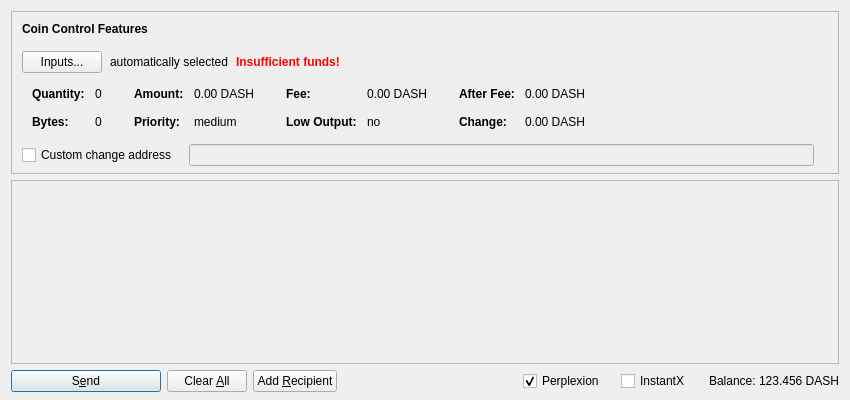
<?xml version="1.0" encoding="UTF-8"?>
<ui version="4.0">
 <class>SendCoinsDialog</class>
 <widget class="QDialog" name="SendCoinsDialog">
  <property name="geometry">
   <rect>
    <x>0</x>
    <y>0</y>
    <width>850</width>
    <height>400</height>
   </rect>
  </property>
  <property name="windowTitle">
   <string>Send Coins</string>
  </property>
  <layout class="QVBoxLayout" name="verticalLayout" stretch="0,1,0">
   <property name="bottomMargin">
    <number>8</number>
   </property>
   <item>
    <widget class="QFrame" name="frameCoinControl">
     <property name="sizePolicy">
      <sizepolicy hsizetype="Expanding" vsizetype="Expanding">
       <horstretch>0</horstretch>
       <verstretch>0</verstretch>
      </sizepolicy>
     </property>
     <property name="maximumSize">
      <size>
       <width>16777215</width>
       <height>16777215</height>
      </size>
     </property>
     <property name="frameShape">
      <enum>QFrame::StyledPanel</enum>
     </property>
     <property name="frameShadow">
      <enum>QFrame::Sunken</enum>
     </property>
     <layout class="QVBoxLayout" name="verticalLayoutCoinControl2">
      <property name="spacing">
       <number>0</number>
      </property>
      <property name="leftMargin">
       <number>0</number>
      </property>
      <property name="topMargin">
       <number>0</number>
      </property>
      <property name="rightMargin">
       <number>0</number>
      </property>
      <property name="bottomMargin">
       <number>6</number>
      </property>
      <item>
       <layout class="QVBoxLayout" name="verticalLayoutCoinControl" stretch="0,0,0,0,1">
        <property name="spacing">
         <number>0</number>
        </property>
        <property name="leftMargin">
         <number>10</number>
        </property>
        <property name="topMargin">
         <number>10</number>
        </property>
        <item>
         <layout class="QHBoxLayout" name="horizontalLayoutCoinControl1">
          <property name="bottomMargin">
           <number>15</number>
          </property>
          <item>
           <widget class="QLabel" name="labelCoinControlFeatures">
            <property name="sizePolicy">
             <sizepolicy hsizetype="Preferred" vsizetype="Maximum">
              <horstretch>0</horstretch>
              <verstretch>0</verstretch>
             </sizepolicy>
            </property>
            <property name="font">
             <font>
              <weight>75</weight>
              <bold>true</bold>
             </font>
            </property>
            <property name="styleSheet">
             <string notr="true">font-weight:bold;</string>
            </property>
            <property name="text">
             <string>Coin Control Features</string>
            </property>
           </widget>
          </item>
         </layout>
        </item>
        <item>
         <layout class="QHBoxLayout" name="horizontalLayoutCoinControl2" stretch="0,0,0,0">
          <property name="spacing">
           <number>8</number>
          </property>
          <property name="bottomMargin">
           <number>10</number>
          </property>
          <item>
           <widget class="QPushButton" name="pushButtonCoinControl">
            <property name="styleSheet">
             <string notr="true"/>
            </property>
            <property name="text">
             <string>Inputs...</string>
            </property>
           </widget>
          </item>
          <item>
           <widget class="QLabel" name="labelCoinControlAutomaticallySelected">
            <property name="text">
             <string>automatically selected</string>
            </property>
            <property name="margin">
             <number>5</number>
            </property>
           </widget>
          </item>
          <item>
           <widget class="QLabel" name="labelCoinControlInsuffFunds">
            <property name="font">
             <font>
              <weight>75</weight>
              <bold>true</bold>
             </font>
            </property>
            <property name="styleSheet">
             <string notr="true">color:red;font-weight:bold;</string>
            </property>
            <property name="text">
             <string>Insufficient funds!</string>
            </property>
            <property name="margin">
             <number>5</number>
            </property>
           </widget>
          </item>
          <item>
           <spacer name="horizontalSpacerCoinControl">
            <property name="orientation">
             <enum>Qt::Horizontal</enum>
            </property>
            <property name="sizeHint" stdset="0">
             <size>
              <width>40</width>
              <height>1</height>
             </size>
            </property>
           </spacer>
          </item>
         </layout>
        </item>
        <item>
         <widget class="QWidget" name="widgetCoinControl" native="true">
          <property name="sizePolicy">
           <sizepolicy hsizetype="Preferred" vsizetype="Preferred">
            <horstretch>0</horstretch>
            <verstretch>0</verstretch>
           </sizepolicy>
          </property>
          <property name="minimumSize">
           <size>
            <width>0</width>
            <height>0</height>
           </size>
          </property>
          <property name="styleSheet">
           <string notr="true"/>
          </property>
          <layout class="QHBoxLayout" name="horizontalLayoutCoinControl5">
           <property name="leftMargin">
            <number>0</number>
           </property>
           <property name="topMargin">
            <number>0</number>
           </property>
           <property name="rightMargin">
            <number>0</number>
           </property>
           <property name="bottomMargin">
            <number>0</number>
           </property>
           <item>
            <layout class="QHBoxLayout" name="horizontalLayoutCoinControl3" stretch="0,0,0,1">
             <property name="spacing">
              <number>20</number>
             </property>
             <property name="topMargin">
              <number>0</number>
             </property>
             <property name="bottomMargin">
              <number>10</number>
             </property>
             <item>
              <layout class="QFormLayout" name="formLayoutCoinControl1">
               <property name="horizontalSpacing">
                <number>10</number>
               </property>
               <property name="verticalSpacing">
                <number>14</number>
               </property>
               <property name="leftMargin">
                <number>10</number>
               </property>
               <property name="topMargin">
                <number>4</number>
               </property>
               <property name="rightMargin">
                <number>6</number>
               </property>
               <item row="0" column="0">
                <widget class="QLabel" name="labelCoinControlQuantityText">
                 <property name="font">
                  <font>
                   <weight>75</weight>
                   <bold>true</bold>
                  </font>
                 </property>
                 <property name="text">
                  <string>Quantity:</string>
                 </property>
                 <property name="margin">
                  <number>0</number>
                 </property>
                </widget>
               </item>
               <item row="0" column="1">
                <widget class="QLabel" name="labelCoinControlQuantity">
                 <property name="cursor">
                  <cursorShape>IBeamCursor</cursorShape>
                 </property>
                 <property name="contextMenuPolicy">
                  <enum>Qt::ActionsContextMenu</enum>
                 </property>
                 <property name="text">
                  <string notr="true">0</string>
                 </property>
                 <property name="margin">
                  <number>0</number>
                 </property>
                 <property name="textInteractionFlags">
                  <set>Qt::LinksAccessibleByMouse|Qt::TextSelectableByKeyboard|Qt::TextSelectableByMouse</set>
                 </property>
                </widget>
               </item>
               <item row="1" column="0">
                <widget class="QLabel" name="labelCoinControlBytesText">
                 <property name="font">
                  <font>
                   <weight>75</weight>
                   <bold>true</bold>
                  </font>
                 </property>
                 <property name="text">
                  <string>Bytes:</string>
                 </property>
                </widget>
               </item>
               <item row="1" column="1">
                <widget class="QLabel" name="labelCoinControlBytes">
                 <property name="cursor">
                  <cursorShape>IBeamCursor</cursorShape>
                 </property>
                 <property name="contextMenuPolicy">
                  <enum>Qt::ActionsContextMenu</enum>
                 </property>
                 <property name="text">
                  <string notr="true">0</string>
                 </property>
                 <property name="textInteractionFlags">
                  <set>Qt::LinksAccessibleByMouse|Qt::TextSelectableByKeyboard|Qt::TextSelectableByMouse</set>
                 </property>
                </widget>
               </item>
              </layout>
             </item>
             <item>
              <layout class="QFormLayout" name="formLayoutCoinControl2">
               <property name="horizontalSpacing">
                <number>10</number>
               </property>
               <property name="verticalSpacing">
                <number>14</number>
               </property>
               <property name="leftMargin">
                <number>6</number>
               </property>
               <property name="topMargin">
                <number>4</number>
               </property>
               <property name="rightMargin">
                <number>6</number>
               </property>
               <item row="0" column="0">
                <widget class="QLabel" name="labelCoinControlAmountText">
                 <property name="font">
                  <font>
                   <weight>75</weight>
                   <bold>true</bold>
                  </font>
                 </property>
                 <property name="text">
                  <string>Amount:</string>
                 </property>
                 <property name="margin">
                  <number>0</number>
                 </property>
                </widget>
               </item>
               <item row="0" column="1">
                <widget class="QLabel" name="labelCoinControlAmount">
                 <property name="cursor">
                  <cursorShape>IBeamCursor</cursorShape>
                 </property>
                 <property name="contextMenuPolicy">
                  <enum>Qt::ActionsContextMenu</enum>
                 </property>
                 <property name="text">
                  <string notr="true">0.00 DASH</string>
                 </property>
                 <property name="textInteractionFlags">
                  <set>Qt::LinksAccessibleByMouse|Qt::TextSelectableByKeyboard|Qt::TextSelectableByMouse</set>
                 </property>
                </widget>
               </item>
               <item row="1" column="0">
                <widget class="QLabel" name="labelCoinControlPriorityText">
                 <property name="font">
                  <font>
                   <weight>75</weight>
                   <bold>true</bold>
                  </font>
                 </property>
                 <property name="text">
                  <string>Priority:</string>
                 </property>
                </widget>
               </item>
               <item row="1" column="1">
                <widget class="QLabel" name="labelCoinControlPriority">
                 <property name="cursor">
                  <cursorShape>IBeamCursor</cursorShape>
                 </property>
                 <property name="contextMenuPolicy">
                  <enum>Qt::ActionsContextMenu</enum>
                 </property>
                 <property name="text">
                  <string>medium</string>
                 </property>
                 <property name="textInteractionFlags">
                  <set>Qt::LinksAccessibleByMouse|Qt::TextSelectableByKeyboard|Qt::TextSelectableByMouse</set>
                 </property>
                </widget>
               </item>
              </layout>
             </item>
             <item>
              <layout class="QFormLayout" name="formLayoutCoinControl3">
               <property name="horizontalSpacing">
                <number>10</number>
               </property>
               <property name="verticalSpacing">
                <number>14</number>
               </property>
               <property name="leftMargin">
                <number>6</number>
               </property>
               <property name="topMargin">
                <number>4</number>
               </property>
               <property name="rightMargin">
                <number>6</number>
               </property>
               <item row="0" column="0">
                <widget class="QLabel" name="labelCoinControlFeeText">
                 <property name="font">
                  <font>
                   <weight>75</weight>
                   <bold>true</bold>
                  </font>
                 </property>
                 <property name="text">
                  <string>Fee:</string>
                 </property>
                 <property name="margin">
                  <number>0</number>
                 </property>
                </widget>
               </item>
               <item row="0" column="1">
                <widget class="QLabel" name="labelCoinControlFee">
                 <property name="cursor">
                  <cursorShape>IBeamCursor</cursorShape>
                 </property>
                 <property name="contextMenuPolicy">
                  <enum>Qt::ActionsContextMenu</enum>
                 </property>
                 <property name="text">
                  <string notr="true">0.00 DASH</string>
                 </property>
                 <property name="textInteractionFlags">
                  <set>Qt::LinksAccessibleByMouse|Qt::TextSelectableByKeyboard|Qt::TextSelectableByMouse</set>
                 </property>
                </widget>
               </item>
               <item row="1" column="0">
                <widget class="QLabel" name="labelCoinControlLowOutputText">
                 <property name="font">
                  <font>
                   <weight>75</weight>
                   <bold>true</bold>
                  </font>
                 </property>
                 <property name="text">
                  <string>Low Output:</string>
                 </property>
                </widget>
               </item>
               <item row="1" column="1">
                <widget class="QLabel" name="labelCoinControlLowOutput">
                 <property name="cursor">
                  <cursorShape>IBeamCursor</cursorShape>
                 </property>
                 <property name="contextMenuPolicy">
                  <enum>Qt::ActionsContextMenu</enum>
                 </property>
                 <property name="text">
                  <string>no</string>
                 </property>
                 <property name="textInteractionFlags">
                  <set>Qt::LinksAccessibleByMouse|Qt::TextSelectableByKeyboard|Qt::TextSelectableByMouse</set>
                 </property>
                </widget>
               </item>
              </layout>
             </item>
             <item>
              <layout class="QFormLayout" name="formLayoutCoinControl4">
               <property name="horizontalSpacing">
                <number>10</number>
               </property>
               <property name="verticalSpacing">
                <number>14</number>
               </property>
               <property name="leftMargin">
                <number>6</number>
               </property>
               <property name="topMargin">
                <number>4</number>
               </property>
               <property name="rightMargin">
                <number>6</number>
               </property>
               <item row="0" column="0">
                <widget class="QLabel" name="labelCoinControlAfterFeeText">
                 <property name="font">
                  <font>
                   <weight>75</weight>
                   <bold>true</bold>
                  </font>
                 </property>
                 <property name="text">
                  <string>After Fee:</string>
                 </property>
                 <property name="margin">
                  <number>0</number>
                 </property>
                </widget>
               </item>
               <item row="0" column="1">
                <widget class="QLabel" name="labelCoinControlAfterFee">
                 <property name="cursor">
                  <cursorShape>IBeamCursor</cursorShape>
                 </property>
                 <property name="contextMenuPolicy">
                  <enum>Qt::ActionsContextMenu</enum>
                 </property>
                 <property name="text">
                  <string notr="true">0.00 DASH</string>
                 </property>
                 <property name="textInteractionFlags">
                  <set>Qt::LinksAccessibleByMouse|Qt::TextSelectableByKeyboard|Qt::TextSelectableByMouse</set>
                 </property>
                </widget>
               </item>
               <item row="1" column="0">
                <widget class="QLabel" name="labelCoinControlChangeText">
                 <property name="font">
                  <font>
                   <weight>75</weight>
                   <bold>true</bold>
                  </font>
                 </property>
                 <property name="text">
                  <string>Change:</string>
                 </property>
                </widget>
               </item>
               <item row="1" column="1">
                <widget class="QLabel" name="labelCoinControlChange">
                 <property name="cursor">
                  <cursorShape>IBeamCursor</cursorShape>
                 </property>
                 <property name="contextMenuPolicy">
                  <enum>Qt::ActionsContextMenu</enum>
                 </property>
                 <property name="text">
                  <string notr="true">0.00 DASH</string>
                 </property>
                 <property name="textInteractionFlags">
                  <set>Qt::LinksAccessibleByMouse|Qt::TextSelectableByKeyboard|Qt::TextSelectableByMouse</set>
                 </property>
                </widget>
               </item>
              </layout>
             </item>
            </layout>
           </item>
          </layout>
         </widget>
        </item>
        <item>
         <layout class="QHBoxLayout" name="horizontalLayoutCoinControl4" stretch="0,0,0">
          <property name="spacing">
           <number>12</number>
          </property>
          <property name="sizeConstraint">
           <enum>QLayout::SetDefaultConstraint</enum>
          </property>
          <property name="topMargin">
           <number>5</number>
          </property>
          <property name="rightMargin">
           <number>5</number>
          </property>
          <item>
           <widget class="QCheckBox" name="checkBoxCoinControlChange">
            <property name="toolTip">
             <string>If this is activated, but the change address is empty or invalid, change will be sent to a newly generated address.</string>
            </property>
            <property name="text">
             <string>Custom change address</string>
            </property>
           </widget>
          </item>
          <item>
           <widget class="QValidatedLineEdit" name="lineEditCoinControlChange">
            <property name="enabled">
             <bool>false</bool>
            </property>
            <property name="sizePolicy">
             <sizepolicy hsizetype="Expanding" vsizetype="Fixed">
              <horstretch>0</horstretch>
              <verstretch>0</verstretch>
             </sizepolicy>
            </property>
           </widget>
          </item>
          <item>
           <widget class="QLabel" name="labelCoinControlChangeLabel">
            <property name="sizePolicy">
             <sizepolicy hsizetype="Preferred" vsizetype="Expanding">
              <horstretch>0</horstretch>
              <verstretch>0</verstretch>
             </sizepolicy>
            </property>
            <property name="minimumSize">
             <size>
              <width>0</width>
              <height>0</height>
             </size>
            </property>
            <property name="text">
             <string/>
            </property>
            <property name="margin">
             <number>3</number>
            </property>
           </widget>
          </item>
         </layout>
        </item>
        <item>
         <spacer name="verticalSpacerCoinControl">
          <property name="orientation">
           <enum>Qt::Vertical</enum>
          </property>
          <property name="sizeHint" stdset="0">
           <size>
            <width>800</width>
            <height>1</height>
           </size>
          </property>
         </spacer>
        </item>
       </layout>
      </item>
     </layout>
    </widget>
   </item>
   <item>
    <widget class="QScrollArea" name="scrollArea">
     <property name="widgetResizable">
      <bool>true</bool>
     </property>
     <widget class="QWidget" name="scrollAreaWidgetContents">
      <property name="geometry">
       <rect>
        <x>0</x>
        <y>0</y>
        <width>828</width>
        <height>153</height>
       </rect>
      </property>
      <layout class="QVBoxLayout" name="verticalLayout_2" stretch="0,1">
       <property name="leftMargin">
        <number>0</number>
       </property>
       <property name="topMargin">
        <number>0</number>
       </property>
       <property name="rightMargin">
        <number>0</number>
       </property>
       <property name="bottomMargin">
        <number>0</number>
       </property>
       <item>
        <layout class="QVBoxLayout" name="entries">
         <property name="spacing">
          <number>6</number>
         </property>
        </layout>
       </item>
       <item>
        <spacer name="verticalSpacer">
         <property name="orientation">
          <enum>Qt::Vertical</enum>
         </property>
         <property name="sizeHint" stdset="0">
          <size>
           <width>20</width>
           <height>40</height>
          </size>
         </property>
        </spacer>
       </item>
      </layout>
     </widget>
    </widget>
   </item>
   <item>
    <layout class="QHBoxLayout" name="horizontalLayout">
     <item>
      <widget class="QPushButton" name="sendButton">
       <property name="minimumSize">
        <size>
         <width>150</width>
         <height>0</height>
        </size>
       </property>
       <property name="toolTip">
        <string>Confirm the send action</string>
       </property>
       <property name="text">
        <string>S&amp;end</string>
       </property>
       <property name="icon">
        <iconset resource="../interzone.qrc">
         <normaloff>:/icons/send</normaloff>:/icons/send</iconset>
       </property>
       <property name="default">
        <bool>true</bool>
       </property>
      </widget>
     </item>
     <item>
      <widget class="QPushButton" name="clearButton">
       <property name="sizePolicy">
        <sizepolicy hsizetype="Minimum" vsizetype="Fixed">
         <horstretch>0</horstretch>
         <verstretch>0</verstretch>
        </sizepolicy>
       </property>
       <property name="toolTip">
        <string>Clear all fields of the form.</string>
       </property>
       <property name="text">
        <string>Clear &amp;All</string>
       </property>
       <property name="icon">
        <iconset resource="../interzone.qrc">
         <normaloff>:/icons/remove</normaloff>:/icons/remove</iconset>
       </property>
       <property name="autoRepeatDelay">
        <number>300</number>
       </property>
       <property name="autoDefault">
        <bool>false</bool>
       </property>
      </widget>
     </item>
     <item>
      <widget class="QPushButton" name="addButton">
       <property name="toolTip">
        <string>Send to multiple recipients at once</string>
       </property>
       <property name="text">
        <string>Add &amp;Recipient</string>
       </property>
       <property name="icon">
        <iconset resource="../interzone.qrc">
         <normaloff>:/icons/add</normaloff>:/icons/add</iconset>
       </property>
       <property name="autoDefault">
        <bool>false</bool>
       </property>
      </widget>
     </item>
     <item>
      <spacer name="horizontalSpacer">
       <property name="orientation">
        <enum>Qt::Horizontal</enum>
       </property>
       <property name="sizeHint" stdset="0">
        <size>
         <width>40</width>
         <height>20</height>
        </size>
       </property>
      </spacer>
     </item>
     <item>
      <layout class="QHBoxLayout" name="horizontalLayout_2">
       <property name="spacing">
        <number>3</number>
       </property>
       <item>
        <widget class="QCheckBox" name="checkUseDarksend">
         <property name="minimumSize">
          <size>
           <width>95</width>
           <height>0</height>
          </size>
         </property>
         <property name="text">
          <string>Perplexion</string>
         </property>
         <property name="checked">
          <bool>true</bool>
         </property>
        </widget>
       </item>
       <item>
        <widget class="QCheckBox" name="checkInstantX">
         <property name="enabled">
          <bool>true</bool>
         </property>
         <property name="minimumSize">
          <size>
           <width>85</width>
           <height>0</height>
          </size>
         </property>
         <property name="text">
          <string>InstantX</string>
         </property>
        </widget>
       </item>
       <item>
        <widget class="QLabel" name="label">
         <property name="text">
          <string>Balance:</string>
         </property>
        </widget>
       </item>
       <item>
        <widget class="QLabel" name="labelBalance">
         <property name="sizePolicy">
          <sizepolicy hsizetype="Preferred" vsizetype="Fixed">
           <horstretch>0</horstretch>
           <verstretch>0</verstretch>
          </sizepolicy>
         </property>
         <property name="cursor">
          <cursorShape>IBeamCursor</cursorShape>
         </property>
         <property name="text">
          <string notr="true">123.456 DASH</string>
         </property>
         <property name="textInteractionFlags">
          <set>Qt::LinksAccessibleByMouse|Qt::TextSelectableByKeyboard|Qt::TextSelectableByMouse</set>
         </property>
        </widget>
       </item>
      </layout>
     </item>
    </layout>
   </item>
  </layout>
 </widget>
 <customwidgets>
  <customwidget>
   <class>QValidatedLineEdit</class>
   <extends>QLineEdit</extends>
   <header>qvalidatedlineedit.h</header>
  </customwidget>
 </customwidgets>
 <resources>
  <include location="../interzone.qrc"/>
 </resources>
 <connections/>
</ui>
